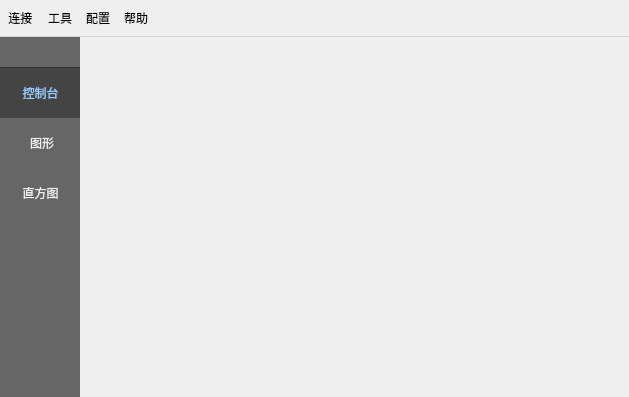
<?xml version="1.0" encoding="UTF-8"?>
<ui version="4.0">
 <class>MainWindow</class>
 <widget class="QMainWindow" name="MainWindow">
  <property name="geometry">
   <rect>
    <x>0</x>
    <y>0</y>
    <width>629</width>
    <height>397</height>
   </rect>
  </property>
  <property name="windowTitle">
   <string>MainWindow</string>
  </property>
  <property name="styleSheet">
   <string notr="true"/>
  </property>
  <widget class="QWidget" name="centralWidget">
   <property name="sizePolicy">
    <sizepolicy hsizetype="Preferred" vsizetype="Preferred">
     <horstretch>0</horstretch>
     <verstretch>0</verstretch>
    </sizepolicy>
   </property>
   <property name="styleSheet">
    <string notr="true"/>
   </property>
   <layout class="QGridLayout" name="gridLayout">
    <property name="leftMargin">
     <number>0</number>
    </property>
    <property name="topMargin">
     <number>0</number>
    </property>
    <property name="rightMargin">
     <number>0</number>
    </property>
    <property name="bottomMargin">
     <number>0</number>
    </property>
    <property name="spacing">
     <number>0</number>
    </property>
    <item row="0" column="1">
     <widget class="QWidget" name="mainWidget" native="true">
      <zorder>groupBox</zorder>
     </widget>
    </item>
    <item row="0" column="0">
     <widget class="QGroupBox" name="groupBox">
      <property name="sizePolicy">
       <sizepolicy hsizetype="Fixed" vsizetype="Preferred">
        <horstretch>0</horstretch>
        <verstretch>0</verstretch>
       </sizepolicy>
      </property>
      <property name="styleSheet">
       <string notr="true">background-color:#666;
width:80px;
height:auto;
margin:0px 0px 0px 0px;
border:0px 0px 0px 0px;
padding:0px 0px 0px 0px;</string>
      </property>
      <property name="title">
       <string/>
      </property>
      <widget class="QPushButton" name="figureWindowBtn">
       <property name="geometry">
        <rect>
         <x>0</x>
         <y>80</y>
         <width>81</width>
         <height>51</height>
        </rect>
       </property>
       <property name="sizePolicy">
        <sizepolicy hsizetype="Fixed" vsizetype="Fixed">
         <horstretch>0</horstretch>
         <verstretch>0</verstretch>
        </sizepolicy>
       </property>
       <property name="focusPolicy">
        <enum>Qt::NoFocus</enum>
       </property>
       <property name="styleSheet">
        <string notr="true">
QPushButton{
border:none;
background-color:#666;
color:#efefef;
width:100%;
height:40px;
}
QPushButton:hover
{
      background-color:#999;
}
QPushButton:default{
	  background-color:#444;
     color:#99ccff;
}</string>
       </property>
       <property name="text">
        <string> 图形</string>
       </property>
       <property name="iconSize">
        <size>
         <width>0</width>
         <height>0</height>
        </size>
       </property>
       <property name="autoExclusive">
        <bool>false</bool>
       </property>
       <property name="autoDefault">
        <bool>false</bool>
       </property>
       <property name="flat">
        <bool>false</bool>
       </property>
      </widget>
      <widget class="QPushButton" name="histogramBtn">
       <property name="geometry">
        <rect>
         <x>0</x>
         <y>130</y>
         <width>81</width>
         <height>51</height>
        </rect>
       </property>
       <property name="focusPolicy">
        <enum>Qt::NoFocus</enum>
       </property>
       <property name="styleSheet">
        <string notr="true">
QPushButton{
border:none;
background-color:#666;
color:#efefef;
width:100%;
height:40px;
}
QPushButton:hover
{
      background-color:#999;
}

QPushButton:default{
	  background-color:#444;
}
</string>
       </property>
       <property name="text">
        <string>直方图</string>
       </property>
      </widget>
      <widget class="QPushButton" name="consoleWindowBtn">
       <property name="geometry">
        <rect>
         <x>0</x>
         <y>30</y>
         <width>81</width>
         <height>51</height>
        </rect>
       </property>
       <property name="sizePolicy">
        <sizepolicy hsizetype="Fixed" vsizetype="Fixed">
         <horstretch>0</horstretch>
         <verstretch>0</verstretch>
        </sizepolicy>
       </property>
       <property name="focusPolicy">
        <enum>Qt::NoFocus</enum>
       </property>
       <property name="styleSheet">
        <string notr="true">
QPushButton{
border:none;
background-color:#666;
color:#efefef;
width:100%;
height:40px;
}
QPushButton:hover
{
      background-color:#999;
}
QPushButton:pressed
{
		border:none;
		background-color:#999;
       
}
QPushButton:default{
	  background-color:#444;
	 color:#99ccff;
}

</string>
       </property>
       <property name="text">
        <string>控制台</string>
       </property>
       <property name="default">
        <bool>true</bool>
       </property>
      </widget>
      <widget class="QLabel" name="spaceLabel">
       <property name="geometry">
        <rect>
         <x>0</x>
         <y>0</y>
         <width>81</width>
         <height>31</height>
        </rect>
       </property>
       <property name="sizePolicy">
        <sizepolicy hsizetype="Fixed" vsizetype="Fixed">
         <horstretch>0</horstretch>
         <verstretch>0</verstretch>
        </sizepolicy>
       </property>
       <property name="styleSheet">
        <string notr="true">border:none;
background-color:#666;
color:#efefef;
width:100%;
height:40px;
border-bottom:1px solid #333;</string>
       </property>
       <property name="text">
        <string/>
       </property>
      </widget>
     </widget>
    </item>
   </layout>
  </widget>
  <widget class="QMenuBar" name="menuBar">
   <property name="geometry">
    <rect>
     <x>0</x>
     <y>0</y>
     <width>629</width>
     <height>48</height>
    </rect>
   </property>
   <property name="styleSheet">
    <string notr="true">/*
QMenuBar {
      height:40px;
}

QMenuBar::item {
     spacing:0px;
    padding:1px 1px 1px 1px;
}
*/
/*
QMenuBar::item:selected { 
}

QMenuBar::item:pressed {
   
}

*/</string>
   </property>
   <property name="nativeMenuBar">
    <bool>false</bool>
   </property>
   <widget class="QMenu" name="helpMenu">
    <property name="title">
     <string>帮助</string>
    </property>
    <widget class="QMenu" name="protocolDescription">
     <property name="title">
      <string>连接协议</string>
     </property>
     <property name="icon">
      <iconset resource="mars_resource.qrc">
       <normaloff>:/icon/connect-protocol</normaloff>:/icon/connect-protocol</iconset>
     </property>
     <addaction name="serialPortProtocolDialogAction"/>
    </widget>
    <addaction name="protocolDescription"/>
    <addaction name="aboutAction"/>
   </widget>
   <widget class="QMenu" name="toolsMenu">
    <property name="title">
     <string>工具</string>
    </property>
    <addaction name="clearScreenAction"/>
    <addaction name="exportAction"/>
    <addaction name="importAction"/>
    <addaction name="saveGraphAction"/>
   </widget>
   <widget class="QMenu" name="configurationsMenu">
    <property name="title">
     <string>配置</string>
    </property>
    <addaction name="serialPortConfigDialogAction"/>
   </widget>
   <widget class="QMenu" name="menu">
    <property name="title">
     <string>连接
</string>
    </property>
    <widget class="QMenu" name="serialPortMenu">
     <property name="title">
      <string>串口</string>
     </property>
     <addaction name="connectSPAction"/>
     <addaction name="disconnectSPAction"/>
    </widget>
    <addaction name="serialPortMenu"/>
    <addaction name="exitAppAction"/>
   </widget>
   <addaction name="menu"/>
   <addaction name="toolsMenu"/>
   <addaction name="configurationsMenu"/>
   <addaction name="helpMenu"/>
  </widget>
  <action name="action">
   <property name="text">
    <string>关于串口</string>
   </property>
  </action>
  <action name="connectSPAction">
   <property name="icon">
    <iconset resource="mars_resource.qrc">
     <normaloff>:/icon/sp_connect</normaloff>:/icon/sp_connect</iconset>
   </property>
   <property name="text">
    <string>连接串口
</string>
   </property>
  </action>
  <action name="disconnectSPAction">
   <property name="icon">
    <iconset resource="mars_resource.qrc">
     <normaloff>:/icon/sp_disconnect</normaloff>:/icon/sp_disconnect</iconset>
   </property>
   <property name="text">
    <string>关闭串口</string>
   </property>
  </action>
  <action name="exitAppAction">
   <property name="icon">
    <iconset resource="mars_resource.qrc">
     <normaloff>:/icon/exit</normaloff>:/icon/exit</iconset>
   </property>
   <property name="text">
    <string>退出</string>
   </property>
  </action>
  <action name="serialPortProtocolDialogAction">
   <property name="text">
    <string>串口协议</string>
   </property>
  </action>
  <action name="aboutAction">
   <property name="text">
    <string> 关于</string>
   </property>
  </action>
  <action name="exportAction">
   <property name="icon">
    <iconset resource="mars_resource.qrc">
     <normaloff>:/icon/export</normaloff>:/icon/export</iconset>
   </property>
   <property name="text">
    <string>导出数据</string>
   </property>
   <property name="shortcut">
    <string>Ctrl+E</string>
   </property>
  </action>
  <action name="clearScreenAction">
   <property name="icon">
    <iconset resource="mars_resource.qrc">
     <normaloff>:/icon/clear</normaloff>:/icon/clear</iconset>
   </property>
   <property name="text">
    <string>清除屏幕</string>
   </property>
   <property name="shortcut">
    <string>Ctrl+C</string>
   </property>
  </action>
  <action name="serialPortConfigDialogAction">
   <property name="icon">
    <iconset resource="mars_resource.qrc">
     <normaloff>:/icon/settings</normaloff>:/icon/settings</iconset>
   </property>
   <property name="text">
    <string>串口配置</string>
   </property>
   <property name="shortcut">
    <string>Ctrl+S</string>
   </property>
  </action>
  <action name="importAction">
   <property name="icon">
    <iconset resource="mars_resource.qrc">
     <normaloff>:/icon/import</normaloff>:/icon/import</iconset>
   </property>
   <property name="text">
    <string>导入数据</string>
   </property>
   <property name="shortcut">
    <string>Ctrl+I</string>
   </property>
  </action>
  <action name="saveGraphAction">
   <property name="icon">
    <iconset resource="mars_resource.qrc">
     <normaloff>:/icon/graph</normaloff>:/icon/graph</iconset>
   </property>
   <property name="text">
    <string>保存图像</string>
   </property>
   <property name="shortcut">
    <string>Ctrl+S</string>
   </property>
  </action>
 </widget>
 <layoutdefault spacing="6" margin="11"/>
 <resources>
  <include location="mars_resource.qrc"/>
 </resources>
 <connections/>
</ui>
